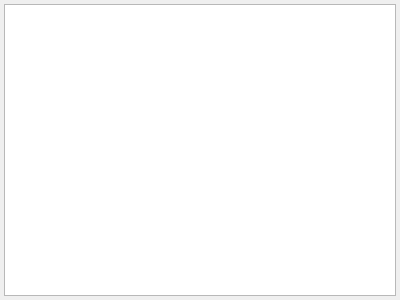
<?xml version="1.0" encoding="UTF-8"?>
<ui version="4.0">
 <class>LogDock</class>
 <widget class="QDockWidget" name="LogDock">
  <property name="geometry">
   <rect>
    <x>0</x>
    <y>0</y>
    <width>400</width>
    <height>300</height>
   </rect>
  </property>
  <property name="windowTitle">
   <string>LogDock</string>
  </property>
  <widget class="QWidget" name="widget">
   <layout class="QVBoxLayout" name="WidgetLayout">
    <property name="spacing">
     <number>0</number>
    </property>
    <property name="leftMargin">
     <number>4</number>
    </property>
    <property name="topMargin">
     <number>4</number>
    </property>
    <property name="rightMargin">
     <number>4</number>
    </property>
    <property name="bottomMargin">
     <number>4</number>
    </property>
    <item>
     <widget class="QPlainTextEdit" name="PlainTextEdit"/>
    </item>
   </layout>
  </widget>
 </widget>
 <layoutdefault spacing="6" margin="11"/>
 <resources/>
 <connections/>
</ui>
